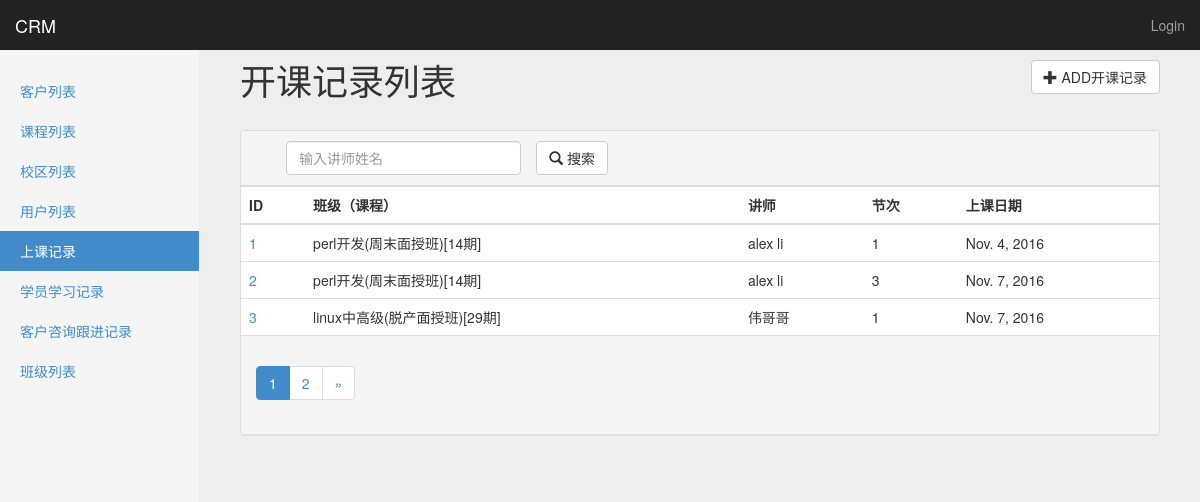
/crm/courserecords/, run on the app's committed database.
### app01/models.py (models this page shows, shortened)
class CourseRecord(models.Model):
    course = models.ForeignKey(ClassList,verbose_name=u'班级（课程）')
    day_num = models.IntegerField(u'节次',help_text=u'填写第几节课')
    date = models.DateField(auto_now_add=True,verbose_name=u'上课日期')
    teacher = models.ForeignKey(UserProfile,verbose_name=u'讲师')
    class Meta:
        verbose_name = u'上课记录'
        verbose_name_plural = u'上课记录'
        unique_together = ('course','day_num')

class ClassList(models.Model):
    course = models.ForeignKey(Course)
    course_type = models.CharField(u'课程类型',choices=class_type_choices,max_length=32)
    semester = models.IntegerField(u'学期')
    start_date = models.DateField(u'开班日期')
    graduate_date = models.DateField(u'毕业日期',blank=True,null=True)
    teachers = models.ManyToManyField(UserProfile,verbose_name=u'讲师')
    def __str__(self):
        return u'%s(%s)[%s期]' % (self.course.name,self.get_course_type_display(),self.semester)
    class Meta:
        verbose_name = u'班级列表'
        verbose_name_plural = u'班级列表'
        unique_together = ('course','course_type','semester')

class Course(models.Model):
    name = models.CharField(u'课程名称',max_length=128,unique=True)
    price = models.IntegerField(u'面授价格')
    online_price = models.IntegerField(u'网络班价格')
    brief = models.TextField(u'课程简介')

class UserProfile(models.Model):
    user = models.OneToOneField(User)
    name = models.CharField(u'姓名',max_length=32)
    school = models.ForeignKey('School',verbose_name='校区',default=1)
    def __str__(self):
        return self.name
    class Meta:
        permissions = (
            ('view_customer_list',u'可以查看客户列表'),
            ('view_customer_info',u'可以查看客户详细信息'),
            ('edit_own_customer_info',u'可以修改自己的客户信息'),
            ('add_customer_get',u'可以进入新增客户界面'),
            ('add_customer_post', u'可以提交新增客户信息'),
            ('batch_own_customer_info', u'可以批量操作自己的客户信息'),
            ('view_courserecord_list', u'可以查看开课记录列表'),
            ('batch_own_courserecord_info',u'可以批量操作自己的开课记录'),
            ('add_courserecord_info',u'可以新增开课记录'),
            ('view_classlist_list', u'可以查看班级列表'),
            ('edit_classlist_info', u'可以修改班级'),
            ('batch_own_classlist_info', u'可以批量操作班级'),
            ('add_classlist_info', u'可以新增班级'),
            ('view_studyrecord_list', u'可以查看学习记录列表'),
            ('edit_studyrecord_info', u'可以修改学习记录'),
            ('batch_studyrecord_info', u'可以批量操作学习记录'),
            ('add_studyrecord_info', u'可以新增学习记录'),
            ('view_userprofile_list', u'可以查看用户列表'),
            ('view_school_list', u'可以查看校区列表'),
        )

### app01/views.py (the view)
# urls.py: url(r'^courserecords/(\d+)/$', views.courserecord_detail,name='courserecord_detail'),
def courserecords(request):
    data_dic = build_search_param(request, models.CourseRecord)
    return render(request,'app01/courserecords.html',data_dic)

### app01/forms.py (called while the page is built, shortened)
def get_filter_fields(cls):
    filter_fields = settings.FILTER_FIELDS.get(cls.__name__.lower())
    if filter_fields is None:
        return None

### templates/app01/courserecords.html (shortened to what this page needs)
{% extends 'base.html' %}
{% load custom_tags %}
{% block page-header %}
开课记录列表
<a href="{% url 'courserecord_add' %}">
    <button type="button" class="btn btn-default pull-right">
      <span class="glyphicon glyphicon-plus"></span> ADD开课记录
    </button>
</a>
{% endblock %}
{% block page-content %}
<div class="panel panel-default">
    <div class="panel-heading" id="panel-heading">
        <div class="col-md-9 " >
            <form action="{% url url_alias %}?page=1{{ search_str }}" method="GET">
                <div class="col-md-5">
                    <input name="find__teacher__name" class="form-control" type="text" value="{{ find_list.1 }}" placeholder="输入讲师姓名" minlength="1" maxlength="20" required>
                </div>
                <div class="col-md-3 search-button">
                    <button type="submit" id="btn-submit" class="btn btn-default">
                        <span class="glyphicon glyphicon-search"></span> 搜索
                    </button>
                </div>
            </form>
        </div>
    </div>
    <table class="table table-hover">
    <thead>
    <tr>
        <th>ID</th>
        <th>班级（课程）</th>
        <th>讲师</th>
        <th>节次</th>
        <th>上课日期</th>
    </tr>
    </thead>
    <tbody>
    {% for data in data_list %}
        <tr>
            <td><a href="{% url 'courserecord_detail' data.id %}">{{ data.id }}</a></td>
            <td>{{ data.course }}</td>
            <td>{{ data.teacher }}</td>
            <td>{{ data.day_num }}</td>
            <td>{{ data.date }}</td>
        </tr>
    {% endfor %}
    </tbody>
</table>
    <div class="panel-footer">
        <nav>{% pagination_bar data_list search_str find_list %}</nav>
    </div>
</div>
{% endblock %}

### statics/css/custom.css (style rules this page uses)
body { padding-top: 40px; padding-bottom: 40px; background-color: #eee; }
#panel-heading { float:none;overflow: hidden; }
#panel-heading .search-button,#panel-heading .search-more-button { padding-left: 0px; }

### data on the page
CourseRecord: id "1", course "perl开发(周末面授班)[14期]", teacher "alex li", day_num "1", date "Nov. 4, 2016"
CourseRecord: id "2", course "perl开发(周末面授班)[14期]", teacher "alex li", day_num "3", date "Nov. 7, 2016"
CourseRecord: id "3", course "linux中高级(脱产面授班)[29期]", teacher "伟哥哥", day_num "1", date "Nov. 7, 2016"
